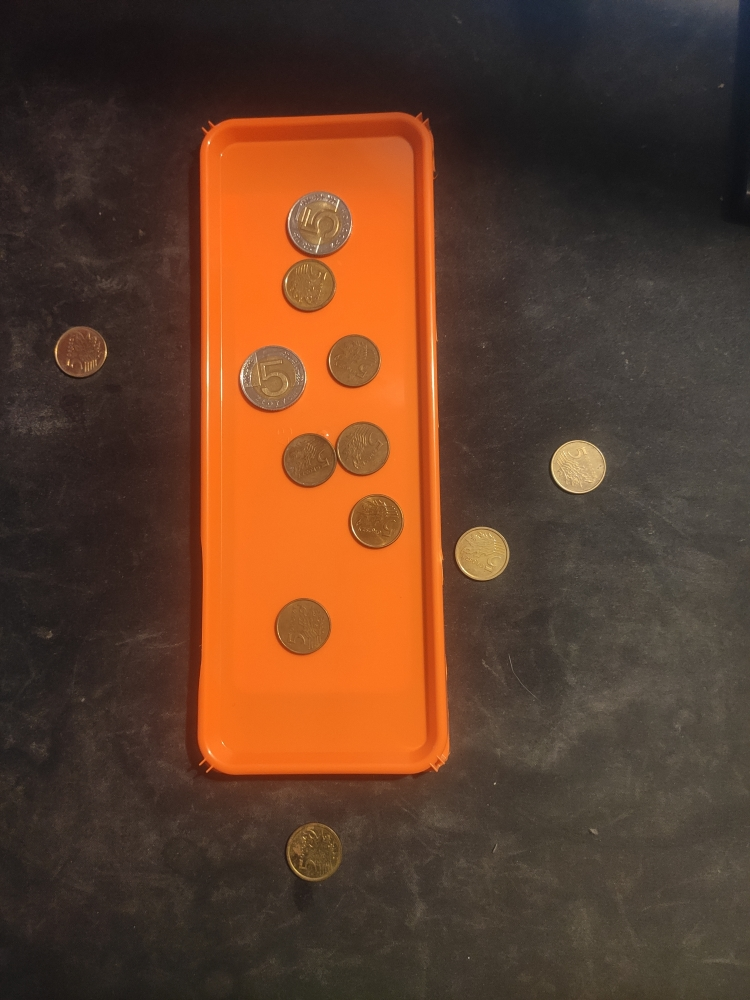
#> input picture tray3.jpg, 750 x 1000 px
$ python watershed_algorithm.py
#> lines starting #> are read from the running program, lines starting #| are printed output that depends on the picture; after the words box and inside, x2 and y2 are one past the last pixel; in counts of white or black regions, pixels touching at a corner belong together
# -*- coding: utf-8 -*-
"""
Created on Mon May  1 21:50:11 2021

@author: Suman
@task: Implement the watersheds segmentation algorithm.
where:
    focus areas are selected automatically
    segmentation areas are manually marked
    apply this technique to count coins on the tray
@ Results:
    Precise counting of coins in only possible in image 'tray3.jpg'.
    segmentation of coins are marked with 90% precsion in all 8 images.
"""
import cv2
import numpy as np

frame = cv2.imread('tray3.jpg')
#> frame is the input picture: shape (1000, 750, 3); mean B, G, R 42.5, 62.6, 96.3
blur = cv2.GaussianBlur(frame, (5, 5), 0)
gray = cv2.cvtColor(blur, cv2.COLOR_BGR2GRAY)
gray2=gray.copy()
thresh = cv2.adaptiveThreshold(gray, 255, cv2.ADAPTIVE_THRESH_GAUSSIAN_C, cv2.THRESH_BINARY, 15, 7)
#> thresh: shape (1000, 750); 97.9% white; 221 black regions (172 under 20 px), largest, box (x1, y1, x2, y2) and area: (194, 131, 206, 764) 2247, (429, 118, 451, 699) 1988, (402, 135, 429, 737) 1851

""" noise removal """
kernel = np.ones((3, 3), np.uint8)
opening = cv2.morphologyEx(thresh, cv2.MORPH_OPEN, kernel, iterations=2)
#> opening: shape (1000, 750); 97.5% white; 109 black regions (84 under 20 px), largest, box (x1, y1, x2, y2) and area: (194, 108, 453, 780) 6602, (402, 135, 431, 737) 2965, (281, 193, 350, 313) 2152

"""sure background area"""
sure_bg = cv2.dilate(opening, kernel, iterations=3)
#> sure_bg: shape (1000, 750); 99.9% white; 20 black regions (9 under 20 px), largest, box (x1, y1, x2, y2) and area: (290, 206, 319, 225) 222, (420, 354, 426, 385) 143, (290, 859, 303, 877) 129

"""finding sure foreground area """
dist_transform = cv2.distanceTransform(opening, cv2.DIST_L2, 3)
ret, sure_fg = cv2.threshold(dist_transform, 0.04*dist_transform.max(), 255, 0)
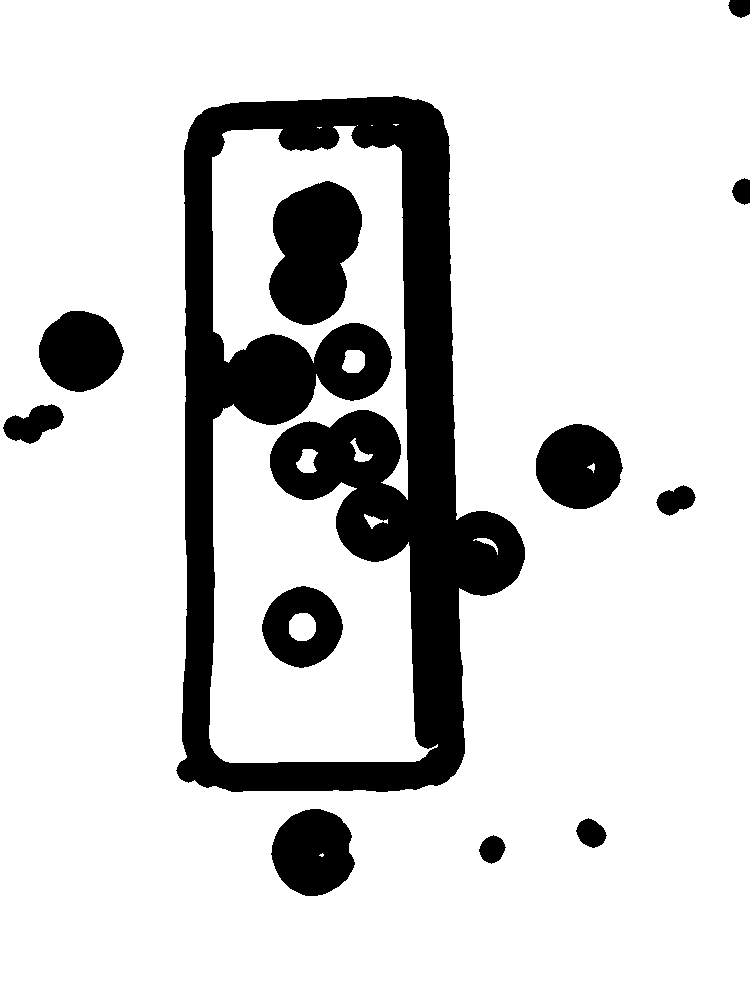
#> sure_fg: shape (1000, 750) float32; 83% white; 12 black regions, largest, box (x1, y1, x2, y2) and area: (176, 96, 525, 792) 92721, (269, 181, 362, 325) 9899, (536, 424, 623, 509) 5638
#> ret = 11.86

"""findding unknown region """
sure_fg = np.uint8(sure_fg)
unknown = cv2.subtract(sure_bg,sure_fg)
#> unknown: shape (1000, 750); 16.9% white; 12 white regions, largest, box (x1, y1, x2, y2) and area: (176, 96, 525, 792) 92349, (269, 181, 362, 325) 9598, (536, 424, 623, 509) 5638

""" Marker labelling """
ret, markers = cv2.connectedComponents(sure_fg)
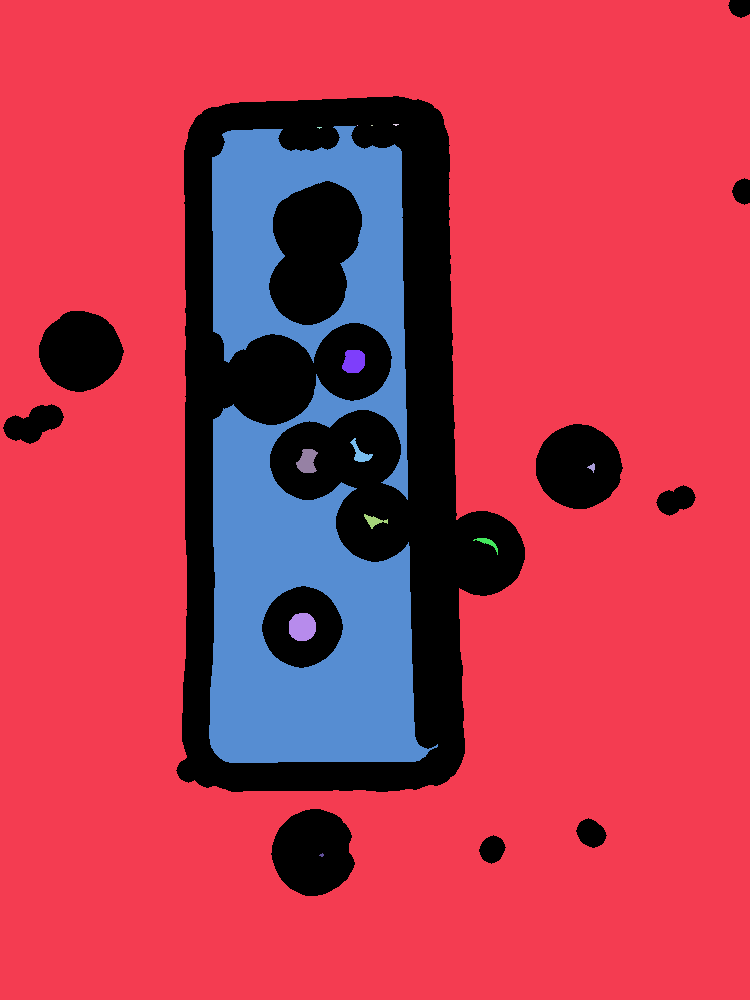
#> markers: shape (1000, 750) int32; 15 distinct labels, from 0 to 14; one colour per label, 0 black
#> ret = 15

""" Add one to all labels so that sure background is not 0, but 1 """
markers = markers + 1
#> markers: shape (1000, 750) int32; 15 distinct labels, from 1 to 15


""" Now, mark the region of unknown with zero """
markers[unknown==255] = 0
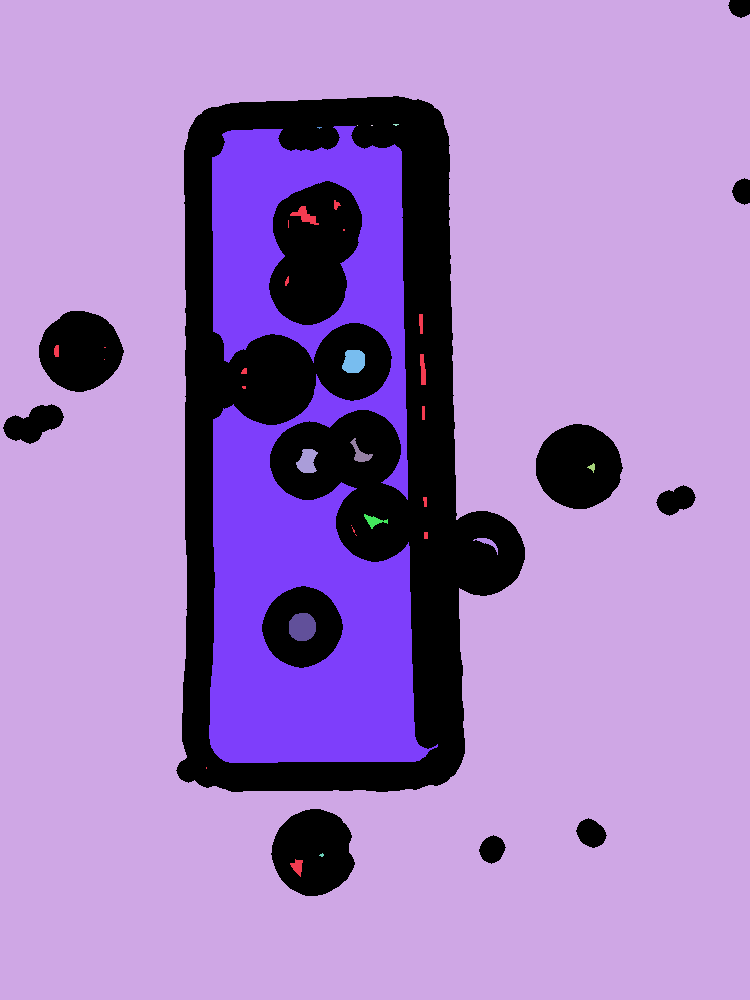
#> markers: shape (1000, 750) int32; 16 distinct labels, from 0 to 15; one colour per label, 0 black

""" Finally watershed algorithm """

markers = cv2.watershed(frame, markers)
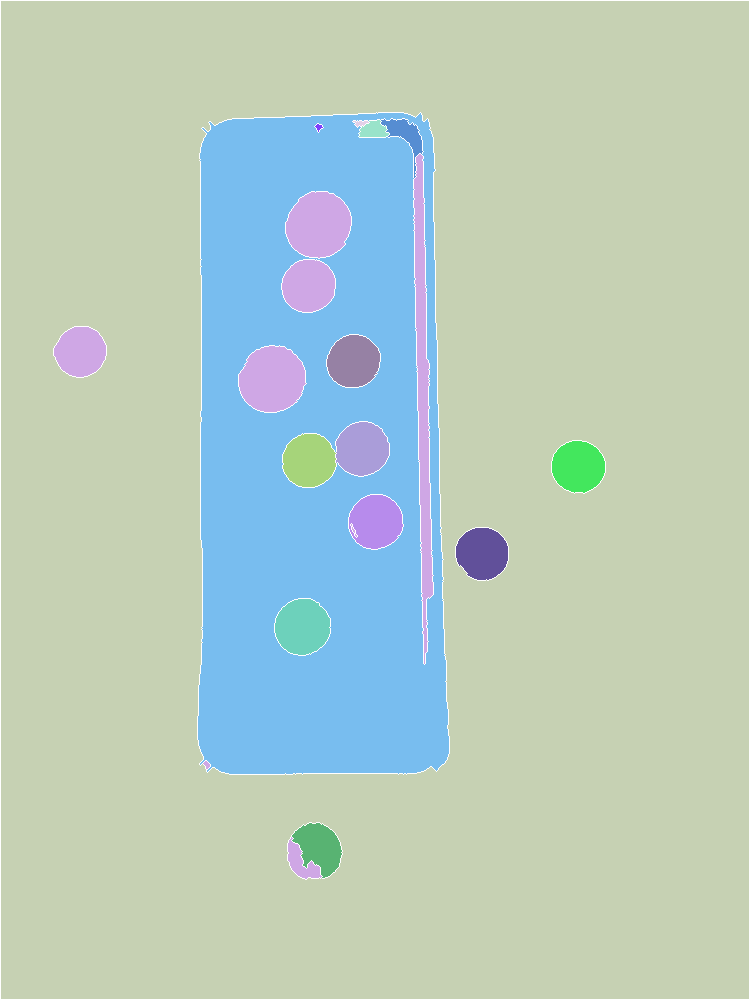
#> markers: shape (1000, 750) int32; 16 distinct labels, from -1 to 15; one colour per label, 0 black, -1 white
frame[markers == -1] = [255, 0, 0]
#> frame: shape (1000, 750, 3); 1.14% of pixels changed, all inside (x1, y1, x2, y2) = (0, 0, 750, 1000)

""" Using HoughLines """
circles = cv2.HoughCircles(thresh, cv2.HOUGH_GRADIENT, 1, 45, param1= 50, param2 = 20, minRadius=22, maxRadius=40)
#> circles = [[78.5, 350.5, 28.6], [308.5, 458.5, 25.7], [307.5, 285.5, 23.9], [373.5, 521.5, 26.6], [482.5, 552.5, 27], [578.5, 468.5, 28.9], [312.5, 851.5, 29.9], [270.5, 380.5, 32.2], [352.5, 359.5, 25.1], [316.5, 225.5, 32.2], [359.5, 449.5, 25.7], [302.5, 625.5, 27.7]]
if circles is not None:
    circles = np.around(circles[0, :]).astype("int")
#> circles = [[78, 350, 29], [308, 458, 26], [308, 286, 24], [374, 522, 27], [482, 552, 27], [578, 468, 29], [312, 852, 30], [270, 380, 32], [352, 360, 25], [316, 226, 32], [360, 450, 26], [302, 626, 28]]
    # Draw Radius of coins
    for i in circles:
        cv2.circle(thresh, (i[0],i[1]),1,(0,0,255),2)
#> this loop made 12 passes
    # Draw Outer circle around the coins
    for (x,y,r) in circles:
        cv2.circle(thresh, (x,y), r, (36,255,12), 2)
#> this loop made 12 passes
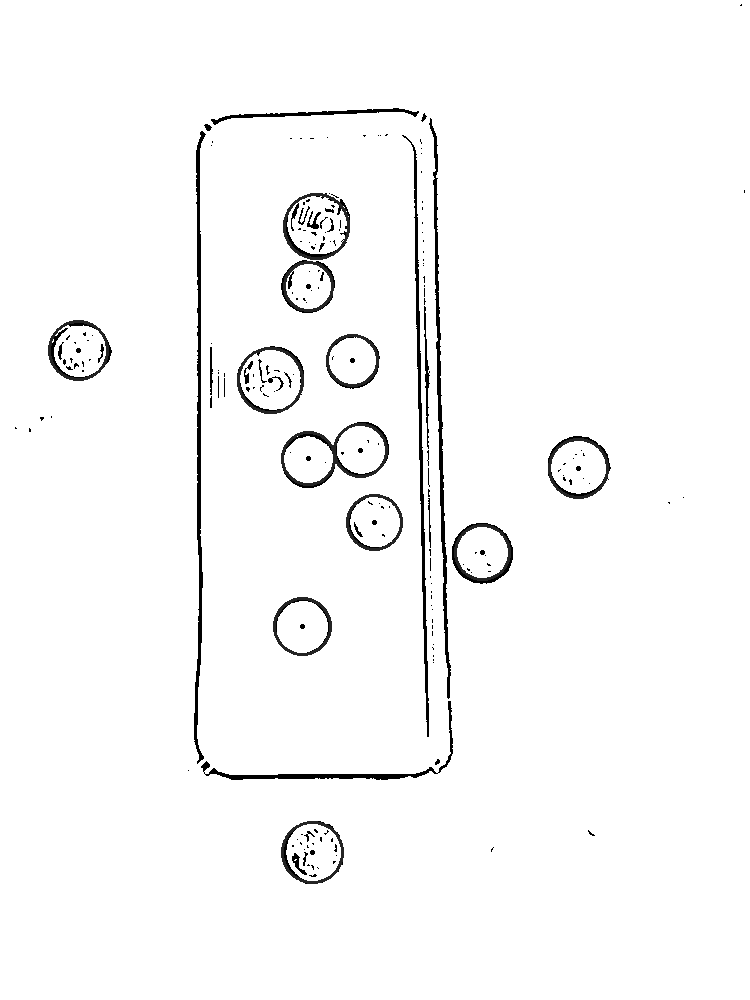
#> thresh: shape (1000, 750); min 0, max 255, mean 248.8

edges = cv2.Canny(thresh, 50, 150, apertureSize=3)
#> edges: shape (1000, 750); 1.6% white in thin lines or dots, all inside (x1, y1, x2, y2) = (14, 4, 746, 885)
lines = cv2.HoughLinesP(thresh, 2, np.pi/180, 100, minLineLength=50,maxLineGap=20 )
#> lines = 592 rows, first 6: [612, 999, 612, 0], [101, 999, 101, 0], [275, 999, 275, 0], [745, 999, 745, 0], [741, 999, 741, 0], [679, 999, 679, 0]

for line in lines:
    x1,y1,x2,y2=line[0]
    cv2.line(gray,(x1,y1),(x2,y2), (0,255,0),2)
#> this loop made 592 passes
#> (line, x1, y1, x2) on passes 1 to 3: ([[612, 999, 612, 0]], 612, 999, 612), ([[101, 999, 101, 0]], 101, 999, 101), ([[275, 999, 275, 0]], 275, 999, 275)
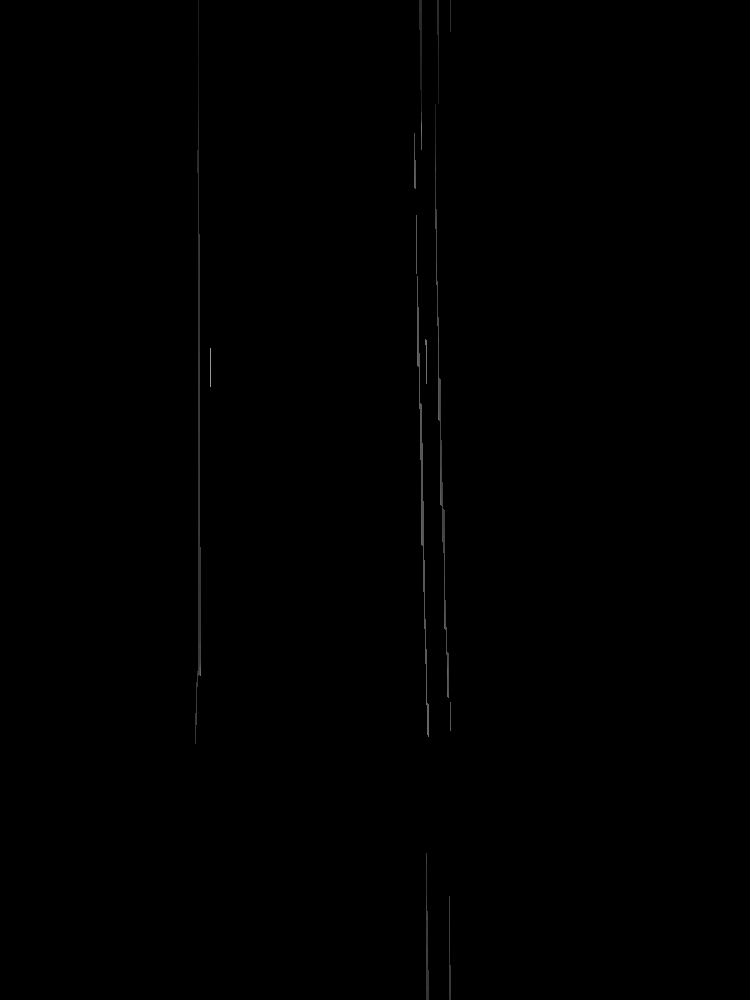
#> gray: shape (1000, 750); min 0, max 154, mean 0.4
transposed = line.T
#> transposed = [424, 345, 427, 573]

xmax = max(np.amax(transposed[0][0]), np.amax(transposed[2][0]))
#> xmax = 427
xmin = min(np.amin(transposed[0][0]), np.amin(transposed[2][0]))
#> xmin = 424
ymax = max(np.amax(transposed[1][0]), np.amax(transposed[3][0]))
#> ymax = 573
ymin = min(np.amin(transposed[1][0]), np.amin(transposed[3][0]))
#> ymin = 345

""" Checks the number of coins inside or outside the tray """

inside = []
outside = []

transposed_circle = circles.T
mean = np.mean(transposed_circle[2])
#> mean = 27.92


list_r= []
for i in circles:
    list_r.append(i[2])
#> after the loop, list_r = [29, 26, 24, 27, 27, 29, 30, 32, 25, 32, 26, 28]

list_r.sort()
big_coin=list_r[-2]
#> big_coin = 32

cointype=0
for i in circles:
    if i[2]>=big_coin:
        cointype=0
    else:
        cointype=1
    if i[0]< xmin | i[0] > xmax:
        if i[1] < ymin | i[1] > ymax:
            outside.append(cointype)
            continue
    inside.append(cointype)
#> this loop made 12 passes
#> (i, cointype) on passes 1 to 12: ([78, 350, 29], 1), ([308, 458, 26], 1), ([308, 286, 24], 1), ([374, 522, 27], 1), ([482, 552, 27], 1), ([578, 468, 29], 1), ([312, 852, 30], 1), ([270, 380, 32], 0), ([352, 360, 25], 1), ([316, 226, 32], 0), ([360, 450, 26], 1), ([302, 626, 28], 1)
#> after the loop, inside = [1, 1, 1, 1, 0, 1, 0, 1]; outside = [1, 1, 1, 1]

""" Printing the numbers of coins inside and outside the tray. """

print('outside tray, small  coin: ',outside.count(1))
#| outside tray, small  coin:  4
print('inside tray, big coin: ',inside.count(0))
#| inside tray, big coin:  2

print('inside tray,  small coin: ',inside.count(1))
#| inside tray,  small coin:  6
print('outside tray, big coin: ',outside.count(0))
#| outside tray, big coin:  0

cv2.imshow('Input Image: ', frame)
#cv2.imshow('Thresh image: ', thresh)

cv2.waitKey(0)
cv2.destroyAllWindows()
